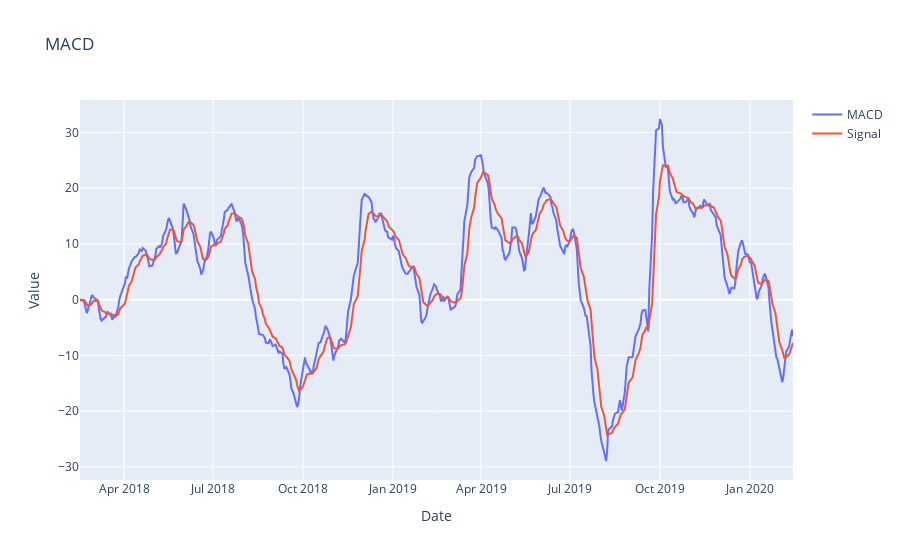

Source (notebook cell):
### Markdown cell above
## MACD (Moving Average Convergence Divergence)
1. Deskripsi
    - MACD adalah indikator teknikal yang membantu trader melihat arah tren harga dan kekuatan pergerakannya.
    - Indikator ini bekerja dengan membandingkan dua garis rata-rata bergerak (moving average) yang punya kecepatan berbeda:
        - EMA Cepat (12 periode) → lebih responsif terhadap perubahan harga.
        - EMA Lambat (26 periode) → lebih stabil dan lambat mengikuti harga.
    - Selisih antara keduanya disebut MACD Line.
    - Kemudian, dibuat garis kedua yaitu Signal Line (rata-rata dari MACD Line, biasanya 9 periode) untuk memberi sinyal kapan tren mulai berubah.
2. Tujuan
    - Menentukan arah tren → Apakah pasar sedang naik (bullish) atau turun (bearish).
    - Memberi sinyal beli/jual → Melihat titik perpotongan antara MACD Line dan Signal Line.
    - Mengukur kekuatan tren → Lewat lebar dan tinggi histogram.

### Code cell
ema12 = df['Close'].ewm(span=12, adjust=False).mean()
ema26 = df['Close'].ewm(span=26, adjust=False).mean()
df['MACD'] = ema12 - ema26
df['Signal'] = df['MACD'].ewm(span=9, adjust=False).mean()

# Plot MACD
fig = go.Figure()
fig.add_trace(go.Scatter(x=df['Date'], y=df['MACD'], name='MACD'))
fig.add_trace(go.Scatter(x=df['Date'], y=df['Signal'], name='Signal'))
fig.update_layout(title='MACD', xaxis_title='Date', yaxis_title='Value')
fig.show()

### Figure 1 — Plotly figure (JSON) as saved in the notebook; plotly's stock layout.template omitted (floating-point values rounded to 4 significant figures; data arrays with more than 128 entries replaced by an {"elided": "..."} marker saying what was removed)
{"data": [{"name": "MACD", "type": "scatter", "x": {"elided": "491 str values"}, "y": {"elided": "491 float values"}}, {"name": "Signal", "type": "scatter", "x": {"elided": "491 str values"}, "y": {"elided": "491 float values"}}], "layout": {"title": {"text": "MACD"}, "xaxis": {"title": {"text": "Date"}}, "yaxis": {"title": {"text": "Value"}}}}
